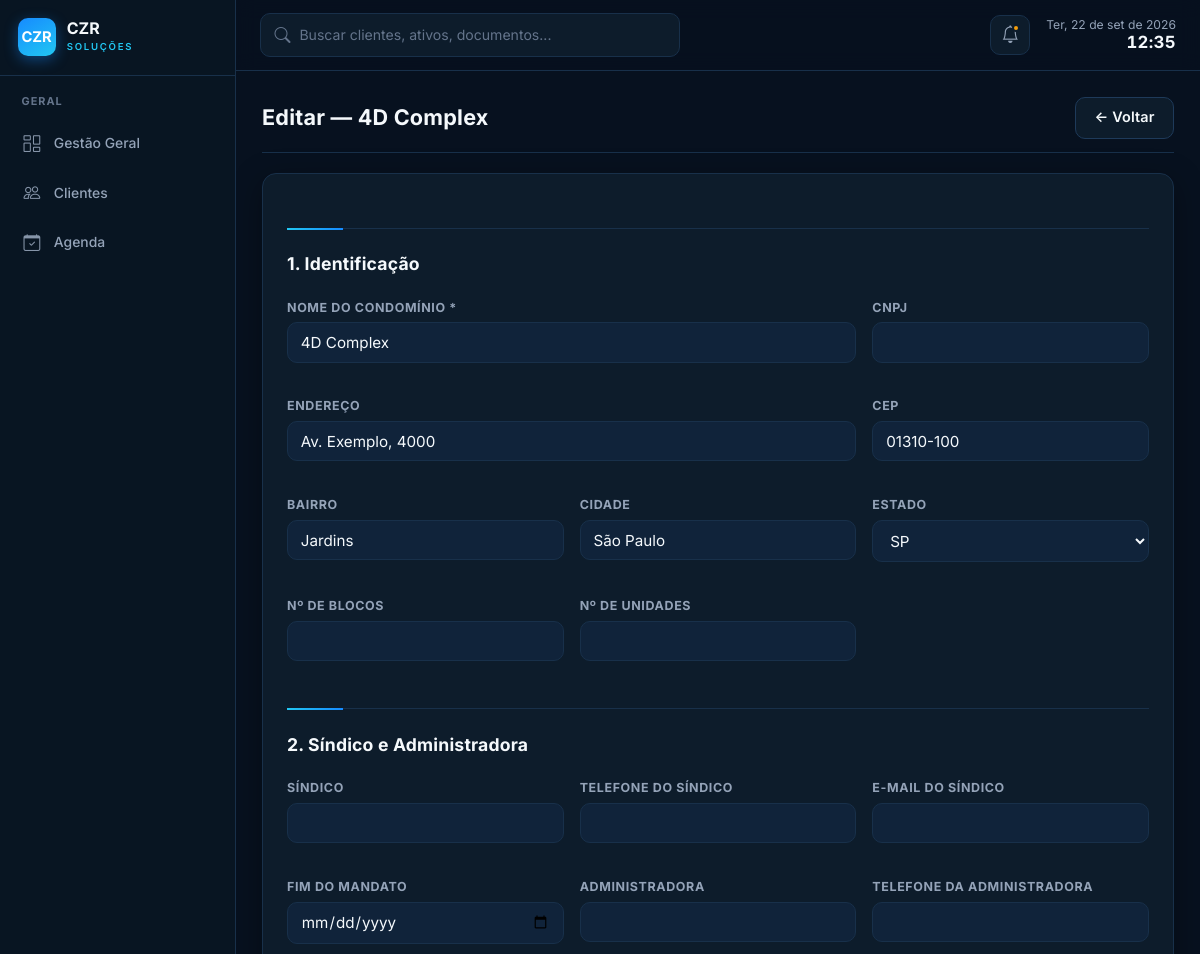
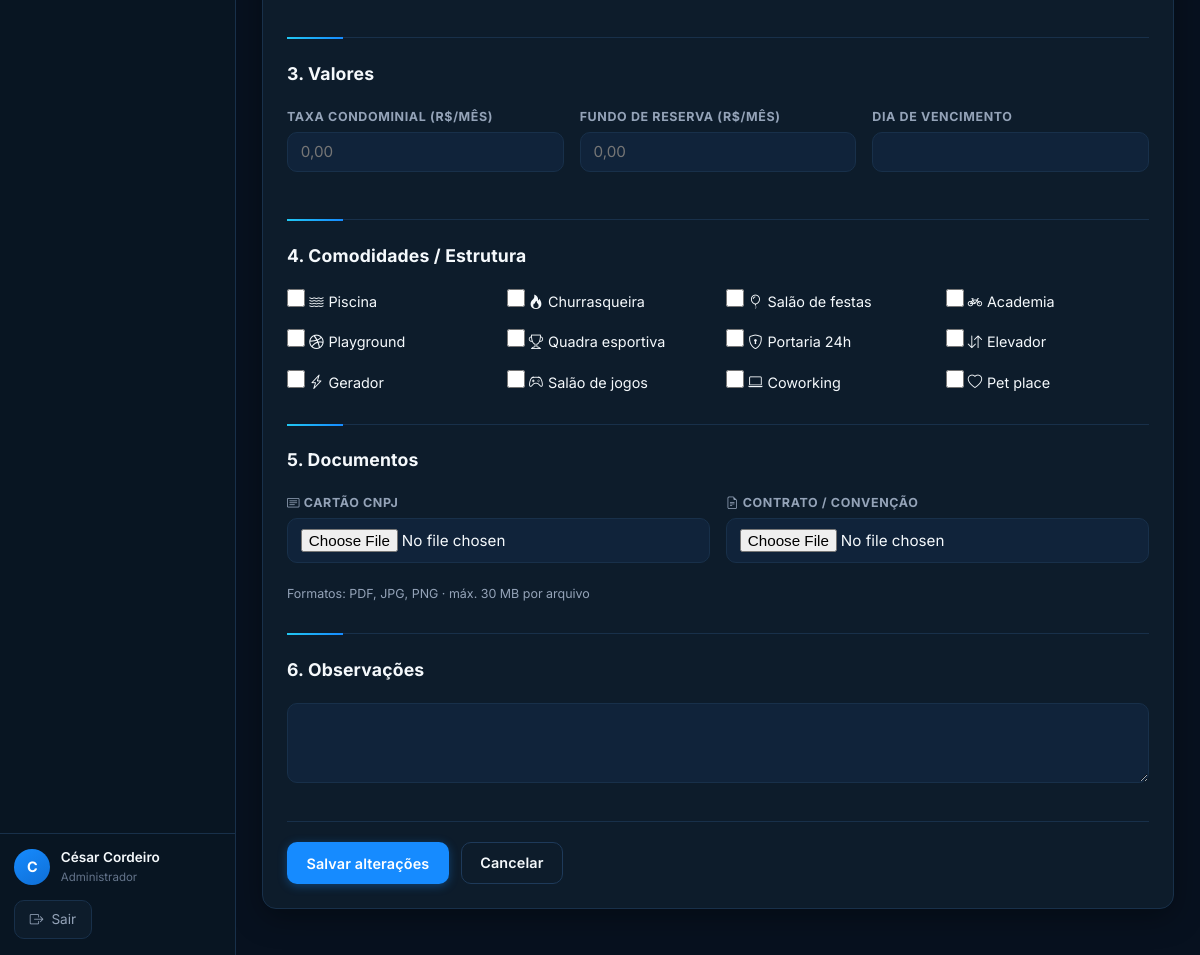
The page /condominios/editar?id=1&imovel_id=1 (signed in) on the database its author committed (2 pictures, top to bottom).
### tables this page shows
CREATE TABLE IF NOT EXISTS condominios (
  id              INT AUTO_INCREMENT PRIMARY KEY,
  nome            VARCHAR(200) NOT NULL,
  cnpj            VARCHAR(20)  NULL,
  endereco        VARCHAR(300) NULL,
  cep             VARCHAR(10)  NULL,
  bairro          VARCHAR(100) NULL,
  cidade          VARCHAR(100) NULL,
  estado          CHAR(2)      NULL,
  numero_blocos   INT          NULL,
  numero_unidades INT          NULL,
   
  sindico_nome            VARCHAR(150) NULL,
  sindico_telefone        VARCHAR(30)  NULL,
  sindico_email           VARCHAR(150) NULL,
  mandato_fim             DATE         NULL,
  administradora          VARCHAR(150) NULL,
  administradora_telefone VARCHAR(30)  NULL,
   
  valor_taxa          DECIMAL(10,2) NULL,
  valor_fundo_reserva DECIMAL(10,2) NULL,
  dia_vencimento      INT           NULL,
   
  tem_piscina       TINYINT(1) NOT NULL DEFAULT 0,
  tem_churrasqueira TINYINT(1) NOT NULL DEFAULT 0,
  tem_salao_festas  TINYINT(1) NOT NULL DEFAULT 0,
  tem_academia      TINYINT(1) NOT NULL DEFAULT 0,
  tem_playground    TINYINT(1) NOT NULL DEFAULT 0,
  tem_quadra        TINYINT(1) NOT NULL DEFAULT 0,
  tem_portaria_24h  TINYINT(1) NOT NULL DEFAULT 0,
  tem_elevador      TINYINT(1) NOT NULL DEFAULT 0,
  tem_gerador       TINYINT(1) NOT NULL DEFAULT 0,
  tem_salao_jogos   TINYINT(1) NOT NULL DEFAULT 0,
  tem_coworking     TINYINT(1) NOT NULL DEFAULT 0,
  tem_pet           TINYINT(1) NOT NULL DEFAULT 0,
  observacoes       TEXT NULL,
  criado_em         DATETIME NOT NULL DEFAULT CURRENT_TIMESTAMP
);

### app/Core/View.php (called while the page is built, shortened)
<?php
class View
{
    public static function render(string $view, array $data = []): void
    {
        $file = APP_PATH . '/Views/' . $view . '.php';
        extract($data, EXTR_SKIP);
        require $file;
    }
}

### app/Core/Controller.php (called while the page is built, shortened)
<?php
abstract class Controller
{
    protected function view(string $view, array $data = []): void
    {
        View::render($view, $data);
    }
}

### app/Controllers/CondominiosController.php (called while the page is built, shortened)
<?php
class CondominiosController extends Controller
{
    public function editar(): void
    {
        $id = (int) ($_GET['id'] ?? 0);
        $imovel_id = (int) ($_GET['imovel_id'] ?? $_POST['imovel_id'] ?? 0);
        $co = Condominio::buscar($id);
        $d = $_SERVER['REQUEST_METHOD'] === 'POST' ? $_POST : $co;
        $this->view('condominios/editar', compact('co', 'id', 'imovel_id', 'erro', 'd', 'docs'));
    }
}

### app/Core/Router.php (called while the page is built, shortened)
<?php
class Router
{
    private array $routes = ['GET' => [], 'POST' => []];
    public function get(string $path, array $handler): void
    {
        $this->routes['GET'][trim($path, '/')] = $handler;
    }
    public function post(string $path, array $handler): void
    {
        $this->routes['POST'][trim($path, '/')] = $handler;
    }
    public function dispatch(string $url, string $method): void
    {
        $url    = trim($url, '/');
        $method = strtoupper($method) === 'POST' ? 'POST' : 'GET';
        $handler = $this->routes[$method][$url] ?? null;
        [$class, $action] = $handler;
        (new $class())->$action();
    }
}

### index.php (called while the page is built, shortened)
<?php
require_once __DIR__ . '/app/bootstrap.php';
$router = new Router();
$router->dispatch($_GET['url'] ?? '', $_SERVER['REQUEST_METHOD']);

### app/bootstrap.php (called while the page is built, shortened)
<?php
spl_autoload_register(function (string $class): void {
    foreach (['Core', 'Controllers', 'Models'] as $dir) {
        $file = APP_PATH . '/' . $dir . '/' . $class . '.php';
        if (is_file($file)) {
            return;
        }
    }
});

### includes/db.php (called while the page is built, shortened)
<?php
function db(): PDO
{
    static $pdo = null;
    if ($pdo === null) {
        $host    = Env::get('DB_HOST', '127.0.0.1');
        $name    = Env::get('DB_NAME', 'gestao_patrimonial');
        $user    = Env::get('DB_USER', 'root');
        $pass    = Env::get('DB_PASS', '');
        $charset = Env::get('DB_CHARSET', 'utf8mb4');
        $dsn = "mysql:host={$host};dbname={$name};charset={$charset}";
        $pdo = new PDO($dsn, $user, $pass, [
            PDO::ATTR_ERRMODE            => PDO::ERRMODE_EXCEPTION,
            PDO::ATTR_DEFAULT_FETCH_MODE => PDO::FETCH_ASSOC,
            PDO::ATTR_EMULATE_PREPARES   => false,
        ]);
    }
    return $pdo;
}

### app/Models/Condominio.php (called while the page is built, shortened)
<?php
class Condominio
{
    public static function buscar(int $id): ?array
    {
        $s = db()->prepare('SELECT * FROM condominios WHERE id = ?');
        $s->execute([$id]);
        return $s->fetch() ?: null;
    }
}

### includes/functions.php (called while the page is built, shortened)
<?php
function base_url(string $path = ''): string {
    $base = defined('BASE_URL') ? BASE_URL : '/cezar/';
    return $base . ltrim($path, '/');
}
function h(string $str): string {
    return htmlspecialchars($str, ENT_QUOTES, 'UTF-8');
}

### app/Views/condominios/_campos.php (the view)
<?php
$estados = ['AC','AL','AP','AM','BA','CE','DF','ES','GO','MA','MT','MS','MG','PA','PB','PR','PE','PI','RJ','RN','RS','RO','RR','SC','SP','SE','TO'];
?>
<div class="form-secao"><div class="form-secao-titulo">1. Identificação</div></div>
<div class="form-grid form-grid-3">
  <div class="form-grupo" style="grid-column:span 2"><label>Nome do condomínio *</label><input type="text" name="nome" required value="<?= $val('nome') ?>"></div>
  <div class="form-grupo"><label>CNPJ</label><input type="text" name="cnpj" value="<?= $val('cnpj') ?>"></div>
  <div class="form-grupo" style="grid-column:span 2"><label>Endereço</label><input type="text" name="endereco" value="<?= $val('endereco') ?>"></div>
  <div class="form-grupo"><label>CEP</label><input type="text" name="cep" maxlength="9" value="<?= $val('cep') ?>"></div>
  <div class="form-grupo"><label>Bairro</label><input type="text" name="bairro" value="<?= $val('bairro') ?>"></div>
  <div class="form-grupo"><label>Cidade</label><input type="text" name="cidade" value="<?= $val('cidade') ?>"></div>
  <div class="form-grupo"><label>Estado</label><select name="estado"><option value="">—</option>
    <?php foreach ($estados as $uf): ?><option value="<?= $uf ?>" <?= (($d['estado']??'')===$uf)?'selected':'' ?>><?= $uf ?></option><?php endforeach; ?>
  </select></div>
  <div class="form-grupo"><label>Nº de blocos</label><input type="number" name="numero_blocos" min="0" value="<?= $val('numero_blocos') ?>"></div>
  <div class="form-grupo"><label>Nº de unidades</label><input type="number" name="numero_unidades" min="0" value="<?= $val('numero_unidades') ?>"></div>
</div>
<div class="form-secao"><div class="form-secao-titulo">2. Síndico e Administradora</div></div>
<div class="form-grid form-grid-3">
  <div class="form-grupo"><label>Síndico</label><input type="text" name="sindico_nome" value="<?= $val('sindico_nome') ?>"></div>
  <div class="form-grupo"><label>Telefone do síndico</label><input type="text" name="sindico_telefone" value="<?= $val('sindico_telefone') ?>"></div>
  <div class="form-grupo"><label>E-mail do síndico</label><input type="email" name="sindico_email" value="<?= $val('sindico_email') ?>"></div>
  <div class="form-grupo"><label>Fim do mandato</label><input type="date" name="mandato_fim" value="<?= $val('mandato_fim') ?>"></div>
  <div class="form-grupo"><label>Administradora</label><input type="text" name="administradora" value="<?= $val('administradora') ?>"></div>
  <div class="form-grupo"><label>Telefone da administradora</label><input type="text" name="administradora_telefone" value="<?= $val('administradora_telefone') ?>"></div>
</div>
<div class="form-secao"><div class="form-secao-titulo">3. Valores</div></div>
<div class="form-grid form-grid-3">
  <div class="form-grupo"><label>Taxa condominial (R$/mês)</label><input type="text" name="valor_taxa" placeholder="0,00" value="<?= $money('valor_taxa') ?>"></div>
  <div class="form-grupo"><label>Fundo de reserva (R$/mês)</label><input type="text" name="valor_fundo_reserva" placeholder="0,00" value="<?= $money('valor_fundo_reserva') ?>"></div>
  <div class="form-grupo"><label>Dia de vencimento</label><input type="number" name="dia_vencimento" min="1" max="31" value="<?= $val('dia_vencimento') ?>"></div>
</div>
<div class="form-secao"><div class="form-secao-titulo">4. Comodidades / Estrutura</div></div>
<div class="form-grid form-grid-4">
  <?php foreach (condominio_comodidades() as $col => [$lbl, $ic]): ?>
  <label class="form-grupo" style="flex-direction:row;align-items:center;gap:.5rem;cursor:pointer;margin:0">
    <input type="checkbox" name="<?= $col ?>" value="1" style="width:18px;height:18px;accent-color:#1a7a45" <?= !empty($d[$col])?'checked':'' ?>>
    <span style="font-size:.9rem"><i class="bi <?= $ic ?>" style="margin-right:.3rem;color:var(--cor-primaria)"></i><?= $lbl ?></span>
  </label>
  <?php endforeach; ?>
</div>

### app/Views/condominios/editar.php (shortened to what this page needs)
<?php
require APP_ROOT . '/includes/header.php';
$val   = fn($k) => h($d[$k] ?? '');
$money = fn($k) => $d[$k] ? number_format((float)$d[$k], 2, ',', '.') : '';
?>
<div class="container" style="max-width:960px">
  <div class="card-header" style="margin-bottom:1.25rem">
    <h2 class="card-titulo">Editar — <?= h($co['nome']) ?></h2>
    <a href="<?= $imovel_id ? base_url('imoveis/ficha?id='.$imovel_id) : base_url('imoveis') ?>" class="btn btn-secundario">← Voltar</a>
  </div>
  <div class="card">
    <form method="post" enctype="multipart/form-data">
      <?php require APP_PATH . '/Views/condominios/_campos.php'; ?>
      <div class="form-secao"><div class="form-secao-titulo">5. Documentos</div></div>
      <div class="form-grid form-grid-2">
        <div class="form-grupo"><label><i class="bi bi-card-text"></i> Cartão CNPJ <?= $docs ? '(enviar novo)' : '' ?></label><input type="file" name="cartao_cnpj" accept=".pdf,.jpg,.jpeg,.png"></div>
        <div class="form-grupo"><label><i class="bi bi-file-earmark-text"></i> Contrato / Convenção <?= $docs ? '(enviar novo)' : '' ?></label><input type="file" name="contrato_doc" accept=".pdf,.jpg,.jpeg,.png"></div>
      </div>
      <div style="font-size:.78rem;color:var(--cor-secundario);margin-top:.25rem">Formatos: PDF, JPG, PNG · máx. 30 MB por arquivo</div>
      <div class="form-secao"><div class="form-secao-titulo">6. Observações</div></div>
      <div class="form-grupo"><textarea name="observacoes" rows="3" style="width:100%"><?= $val('observacoes') ?></textarea></div>
      <div style="display:flex;gap:.75rem;margin-top:2rem;padding-top:1.25rem;border-top:1px solid var(--border)">
        <button type="submit" class="btn btn-primario">Salvar alterações</button>
        <a href="<?= $imovel_id ? base_url('imoveis/ficha?id='.$imovel_id) : base_url('imoveis') ?>" class="btn btn-secundario">Cancelar</a>
      </div>
    </form>
  </div>
</div>
<?php require APP_ROOT . '/includes/footer.php'; ?>

### assets/css/tokens.css (style rules this page uses)
:root { --primary: #168BFF; --primary-h: #0F6FD6; --secondary: #22C7F2; --secondary-h: #12A9D4; --bg: #07111F; --surface: #0D1C2B; --surface-2: #10233A; --sidebar: #081522; --success: #22C55E; --warning: #F59E0B; --danger: #EF4444; --neutral: #64748B; --purple: #A855F7; --text: #F5F9FC; --text-2: #94A3B8; --text-3: #64748B; --border: #18304A; --border-2: #1E3A5A; --fonte-titulo: 'Inter', -apple-system, BlinkMacSystemFont, 'Segoe UI', Roboto, sans-serif; --fonte-corpo: 'Inter', -apple-system, BlinkMacSystemFont, 'Segoe UI', Roboto, sans-serif; --raio: 14px; --raio-sm: 10px; --sombra: 0 8px 30px rgba(0,0,0,.35); --sombra-alta: 0 18px 48px rgba(0,0,0,.5); --preto: var(--sidebar); --preto-2: var(--surface); --grafite: var(--surface-2); --dourado: var(--primary); --dourado-claro: var(--secondary); --dourado-h: var(--primary-h); --marfim: var(--bg); --cor-primaria: var(--text); --cor-acento: var(--primary); --cor-acento-h: var(--primary-h); --cor-fundo: var(--bg); --cor-branco: var(--surface); --cor-borda: var(--border); --cor-texto: var(--text); --cor-secundario: var(--text-2); --cor-sucesso: var(--success); --cor-alerta: var(--warning); --cor-erro: var(--danger); --cor-tag-bg: var(--surface-2); --cor-tag-txt: var(--secondary); }

### assets/css/layout.css (style rules this page uses)
:root { --sidebar-w: 236px; }
.container { max-width: 1280px; margin: 0 auto; padding: 1.6rem 1.5rem; }
@media (min-width: 1024px) { body { padding-left: var(--sidebar-w); } }

### assets/css/style.css (style rules this page uses)
*, *::before, *::after { box-sizing: border-box; margin: 0; padding: 0; }
body { font-family: var(--fonte-corpo); background: var(--cor-fundo); color: var(--cor-texto); font-size: 15px; line-height: 1.55; -webkit-font-smoothing: antialiased; }
a { color: var(--cor-acento); text-decoration: none; }
h1, h2, h3 { font-family: var(--fonte-titulo); }
.card { background: var(--cor-branco); border: 1px solid var(--cor-borda); border-radius: var(--raio); box-shadow: var(--sombra); padding: 1.5rem; margin-bottom: 1.25rem; }
.card-header { display: flex; align-items: center; justify-content: space-between; margin-bottom: 1.25rem; padding-bottom: .85rem; border-bottom: 1px solid var(--cor-borda); }
.card-titulo { font-family: var(--fonte-titulo); font-size: 1.35rem; font-weight: 700; color: var(--cor-primaria); letter-spacing: .01em; }
.btn { display: inline-flex; align-items: center; gap: .4rem; padding: .55rem 1.15rem; border-radius: var(--raio-sm); border: 1px solid transparent; cursor: pointer; font-size: .9rem; font-weight: 600; font-family: var(--fonte-corpo); letter-spacing: .01em; transition: background .15s, box-shadow .15s, border-color .15s, transform .1s; text-decoration: none; }
.btn-primario { background: var(--primary); color: #fff; box-shadow: 0 2px 10px rgba(22,139,255,.35); }
.btn-secundario { background: var(--surface); color: var(--text); border-color: var(--border-2); }
.form-grupo { margin-bottom: 1.1rem; }
.form-grupo label { display: block; font-size: .78rem; font-weight: 700; color: var(--cor-secundario); margin-bottom: .35rem; text-transform: uppercase; letter-spacing: .05em; }
.form-grupo input, .form-grupo select, .form-grupo textarea { width: 100%; padding: .6rem .8rem; border: 1px solid var(--cor-borda); border-radius: var(--raio-sm); font-size: .95rem; font-family: var(--fonte-corpo); color: var(--cor-texto); background: var(--surface-2); transition: border-color .15s, box-shadow .15s, background .15s; }
.form-grupo textarea { resize: vertical; min-height: 80px; }
.form-grid { display: grid; gap: 1rem; }
.form-grid-2 { grid-template-columns: repeat(2, 1fr); }
.form-grid-3 { grid-template-columns: repeat(3, 1fr); }
.form-grid-4 { grid-template-columns: repeat(4, 1fr); }
.form-secao { border-top: 1px solid var(--cor-borda); margin: 1.85rem 0 1.25rem; padding-top: 1.35rem; position: relative; }
.form-secao::before { content: ''; position: absolute; top: -1px; left: 0; width: 56px; height: 2px; background: linear-gradient(90deg, var(--dourado-claro), var(--dourado)); }
.form-secao-titulo { font-family: var(--fonte-titulo); font-size: 1.1rem; font-weight: 700; color: var(--cor-primaria); margin-bottom: 1rem; letter-spacing: .01em; }
input[type="checkbox"], input[type="radio"] { accent-color: var(--primary); }

### rows shown on the page
condominios: nome "4D Complex", endereco "Av. Exemplo, 4000", cep "01310-100", bairro "Jardins", cidade "São Paulo", estado "SP"

### other values the page prints
$titulo "GERAL"
$rotulo "Gestão Geral"
$rotulo "Clientes"
$rotulo "Agenda"
$inicial "C"
$usuario['nome'] "César Cordeiro"
$lbl "Piscina"
$lbl "Churrasqueira"
$lbl "Salão de festas"
$lbl "Academia"
$lbl "Playground"
$lbl "Quadra esportiva"
$lbl "Portaria 24h"
$lbl "Elevador"
$lbl "Gerador"
